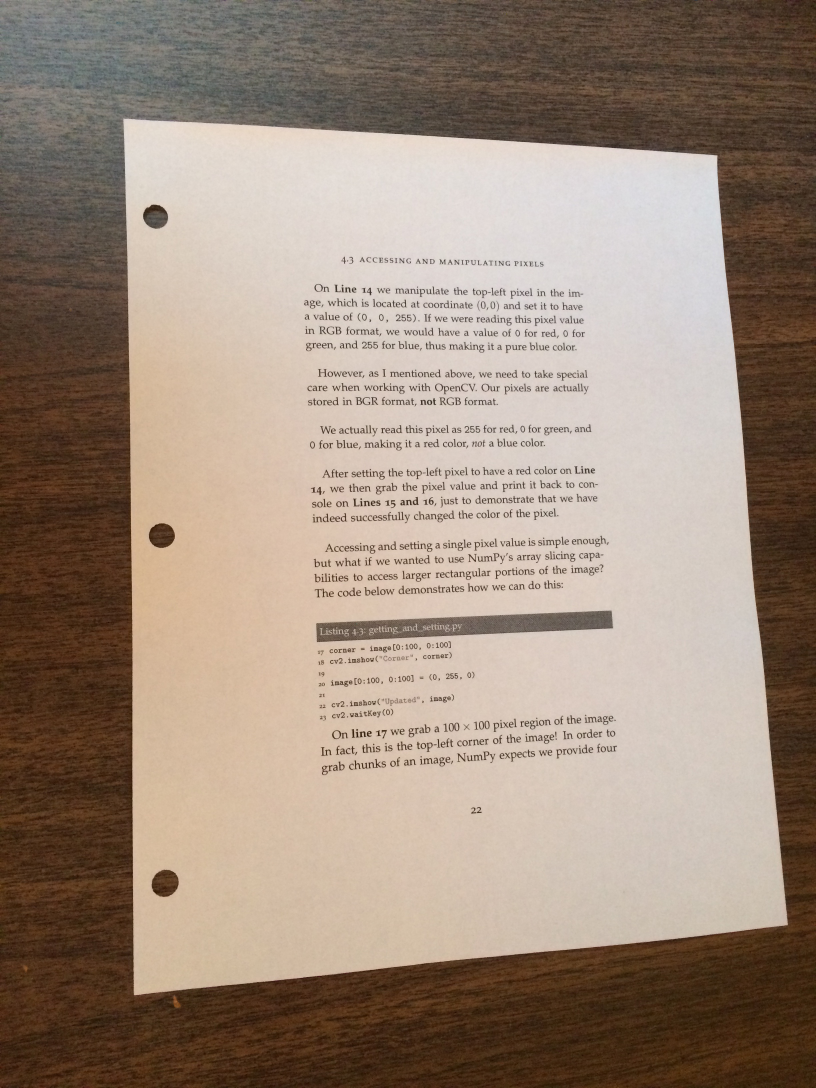
#> input picture images/page.jpg, 2448 x 3264 px (shown at 1/3 size); its folder holds only this picture in this run
$ python GUI.py   (older library calls are emulated)
#> lines starting #> are read from the running program, lines starting #| are printed output that depends on the picture; after the words box and inside, x2 and y2 are one past the last pixel; in counts of white or black regions, pixels touching at a corner belong together
### python/q4.py
import numpy as np

import skimage
import skimage.measure
import skimage.color
import skimage.restoration
import skimage.filters
import skimage.morphology
import skimage.segmentation

# takes a color image
# returns a list of bounding boxes and black_and_white image
def findLetters(image):
    bboxes = []
    bw = None
    # insert processing in here
    # one idea estimate noise -> denoise -> greyscale -> threshold -> morphology -> label -> skip small boxes
    # this can be 10 to 15 lines of code using skimage functions

    # denoise
    denoise = skimage.restoration.denoise_bilateral(image, multichannel=True)
    # greyscale
    grey = skimage.color.rgb2gray(denoise)
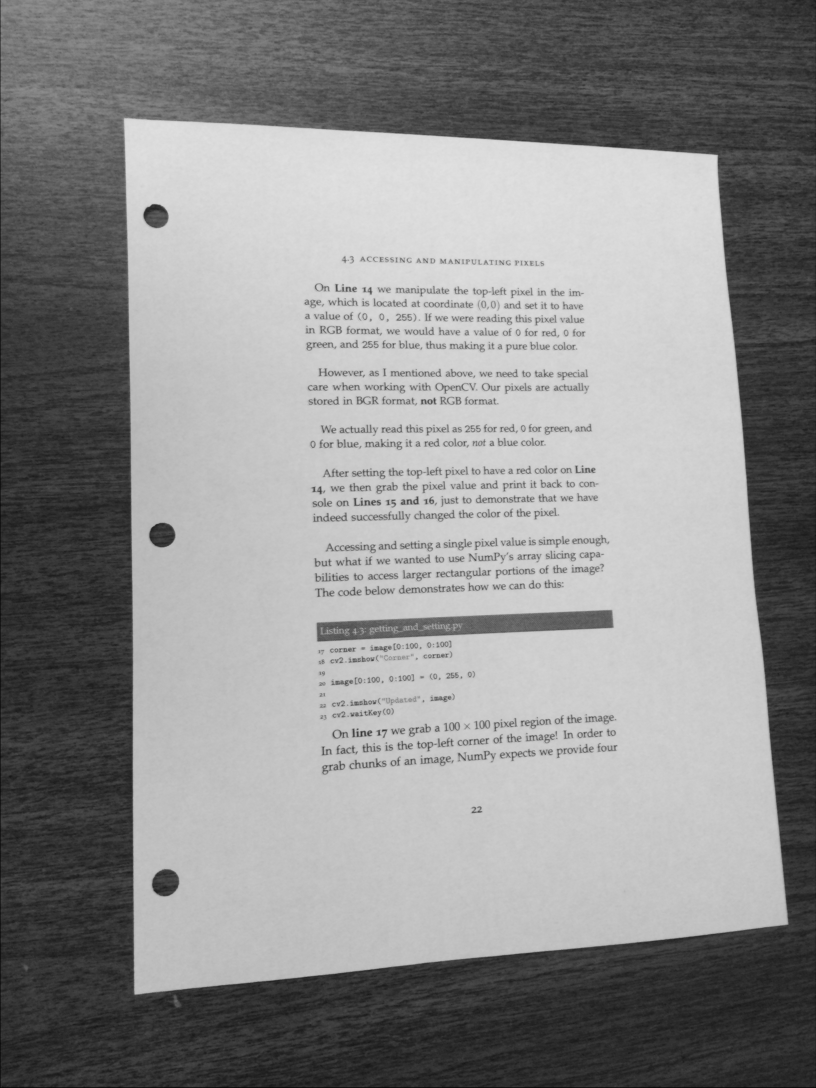
#> grey: shape (3264, 2448) float64 (shown at 1/3 size); min 0.00319, max 0.89, mean 0.554
    # threshold
    th = skimage.filters.threshold_otsu(grey)
#> th = 0.521
    # morphology
    opening = skimage.morphology.closing(grey < th, skimage.morphology.square(2))
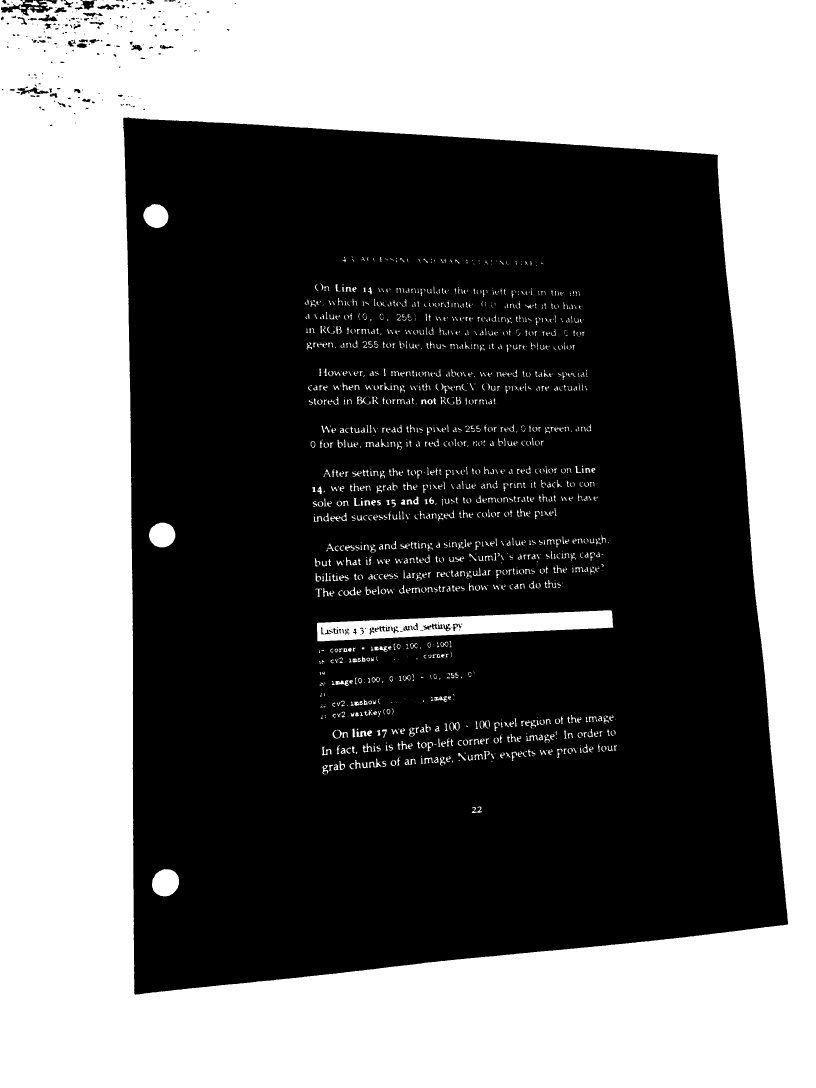
#> opening: shape (3264, 2448) bool (shown at 1/3 size); 43.8% white; 1595 white regions (445 under 20 px), largest, box (x1, y1, x2, y2) and area: (0, 0, 2448, 3264) 3362181, (951, 1831, 1840, 1924) 45167, (456, 2607, 537, 2689) 5192
    # remove artifacts connected to image border
    cleared = skimage.segmentation.clear_border(opening)
#> cleared: shape (3264, 2448) bool; 1.8% white; 1590 white regions (442 under 20 px)
    # label
    label = skimage.measure.label(cleared, connectivity=2)
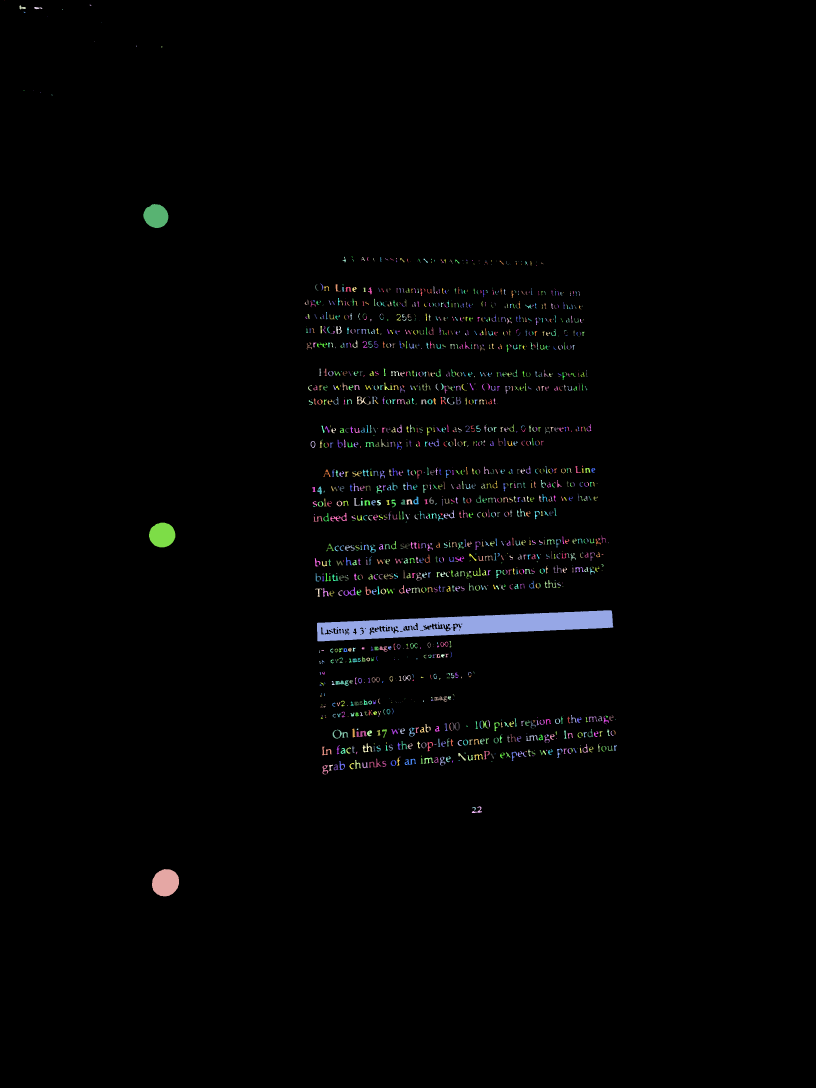
#> label: shape (3264, 2448) int32 (shown at 1/3 size); 1591 distinct labels, from 0 to 1590; one colour per label, 0 black
    # skip small boxes
    props = skimage.measure.regionprops(label)
#> props = 1590 regions; largest, box (x1, y1, x2, y2) and area: (951, 1831, 1840, 1924) 45167, (456, 2607, 537, 2689) 5192, (447, 1568, 526, 1642) 4588, (430, 612, 505, 684) 4120, (998, 2189, 1045, 2216) 377
    area = [x.area for x in props]
#> area = 1590 values, max 45167 at index 1271, min 1 at index 0, mean 88.37
    mean_area = sum(area) / len(area)
#> mean_area = 88.37
    bboxes = [x.bbox for x in props if x.area > mean_area / 2.1]
#> bboxes = 760 items, first 6: (16, 58, 28, 78), (21, 103, 28, 127), (612, 430, 684, 505), (770, 1027, 787, 1038), (774, 1201, 787, 1213), (776, 1271, 789, 1283)
    bw = 1.0 - cleared # character: 0.0, background: 1.0
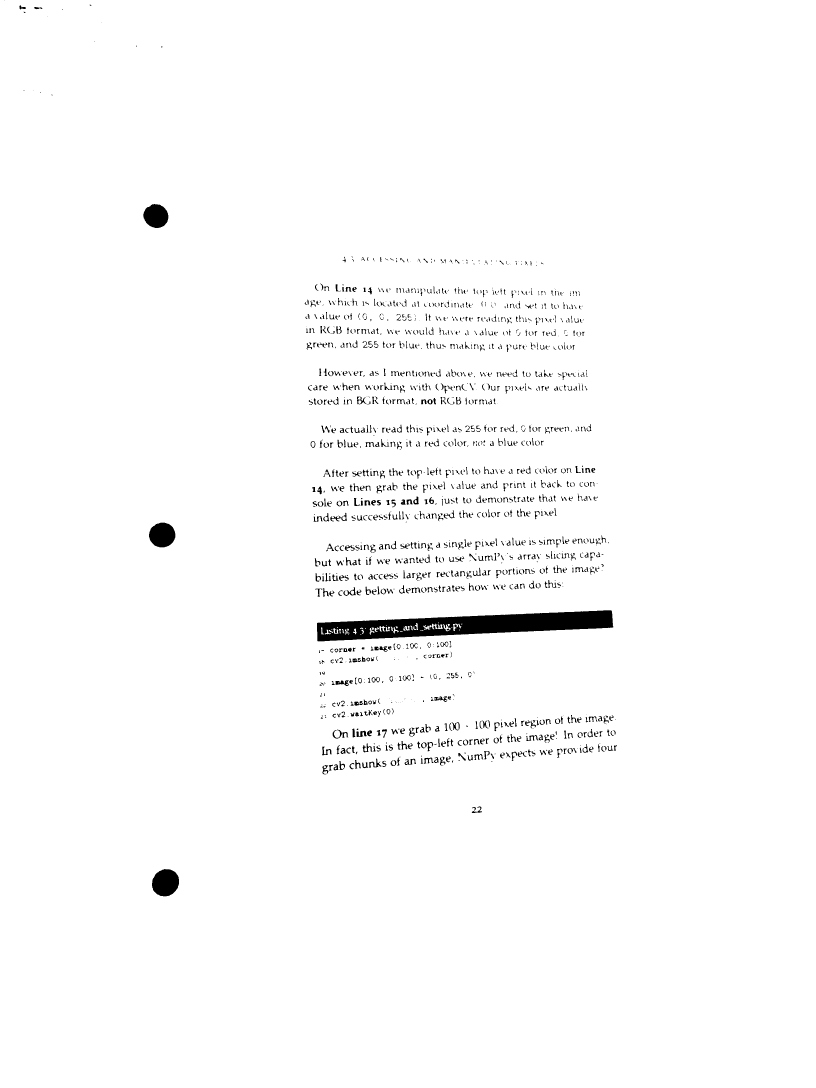
#> bw: shape (3264, 2448) float64 (shown at 1/3 size); values 0 (black) and 1 (white), 98.2% white; 1590 black regions (442 under 20 px), largest, box (x1, y1, x2, y2) and area: (951, 1831, 1840, 1924) 45167, (456, 2607, 537, 2689) 5192, (447, 1568, 526, 1642) 4588
    return bboxes, bw

### python/nn.py
import numpy as np
from util import *
# do not include any more libraries here!
# do not put any code outside of functions!

############################## Q 2.1 ##############################
# initialize b to 0 vector
# b should be a 1D array, not a 2D array with a singleton dimension
# we will do XW + b.
# X be [Examples, Dimensions]
# [11 lines left out: function initialize_weights, not called in this run]

############################## Q 2.2.1 ##############################
# x is a matrix
# a sigmoid activation function
def sigmoid(x):
    res = None

    ##########################
    ##### your code here #####
    ##########################
    res = 1 / (1 + np.exp(-x))
    return res

############################## Q 2.2.1 ##############################
def forward(X,params,name='',activation=sigmoid):
    """
    Do a forward pass

    Keyword arguments:
    X -- input vector [Examples x D]
    params -- a dictionary containing parameters
    name -- name of the layer
    activation -- the activation function (default is sigmoid)
    """
    pre_act, post_act = None, None
    # get the layer parameters
    W = params['W' + name]
    b = params['b' + name]


    ##########################
    ##### your code here #####
    ##########################
    pre_act = X @ W + b
    post_act = activation(pre_act)
    # store the pre-activation and post-activation values
    # these will be important in backprop
    params['cache_' + name] = (X, pre_act, post_act)

    return post_act

############################## Q 2.2.2  ##############################
# x is [examples,classes]
# softmax should be done for each row
def softmax(x):
    res = None

    ##########################
    ##### your code here #####
    ##########################
    c = np.amax(x, axis=1).reshape((x.shape[0], 1)) #(examples, 1)
    x = x - c
    exp = np.exp(x)
    exp_sum = np.sum(exp, axis=1).reshape((x.shape[0], 1))
    res = exp / exp_sum
    return res

############################## Q 2.2.3 ##############################
# compute total loss and accuracy
# y is size [examples,classes]
# probs is size [examples,classes]
# [11 lines left out: function compute_loss_and_acc, not called in this run]

############################## Q 2.3 ##############################
# we give this to you
# because you proved it
# it's a function of post_act
def sigmoid_deriv(post_act):
    res = post_act*(1.0-post_act)
    return res

# [45 lines left out: functions backwards, get_random_batches, not called in this run]

### data/GUI.py
import os
import numpy as np
import matplotlib.pyplot as plt
import matplotlib.patches
import matplotlib.widgets

import skimage
import skimage.measure
import skimage.color
import skimage.restoration
import skimage.io
import skimage.filters
import skimage.morphology
import skimage.segmentation

from nn import *
from q4 import *


class Index(object):
    ind = 0

    def next(self, event):
        self.ind += 1
        i = self.ind % len(freqs)
        ydata = np.sin(2*np.pi*freqs[i]*t)
        l.set_ydata(ydata)
        plt.draw()

    def prev(self, event):
        self.ind -= 1
        i = self.ind % len(freqs)
        ydata = np.sin(2*np.pi*freqs[i]*t)
        l.set_ydata(ydata)
        plt.draw()


# do not include any more libraries here!
# no opencv, no sklearn, etc!
import warnings
warnings.simplefilter(action='ignore', category=FutureWarning)
warnings.simplefilter(action='ignore', category=UserWarning)

for img in os.listdir('../images'):
    im1 = skimage.img_as_float(skimage.io.imread(os.path.join('../images',img)))
    bboxes, bw = findLetters(im1)

    plt.imshow(bw, cmap='gray')
    for bbox in bboxes:
        minr, minc, maxr, maxc = bbox
        rect = matplotlib.patches.Rectangle((minc, minr), maxc - minc, maxr - minr,
                                fill=False, edgecolor='red', linewidth=2)
        plt.gca().add_patch(rect)
#> this loop made 760 passes


    #################
    callback = Index()
    axnext = plt.axes([0.81, 0.05, 0.1, 0.075])
    bnext = matplotlib.widgets.Button(axnext, 'Apply')
    bnext.on_clicked(callback.next)
    rax = plt.axes([0.05, 0.4, 0.1, 0.15])
    labels = ["Bold", "Italic", "Underline"]
    check = matplotlib.widgets.CheckButtons(rax, labels)
    #################

    plt.show()
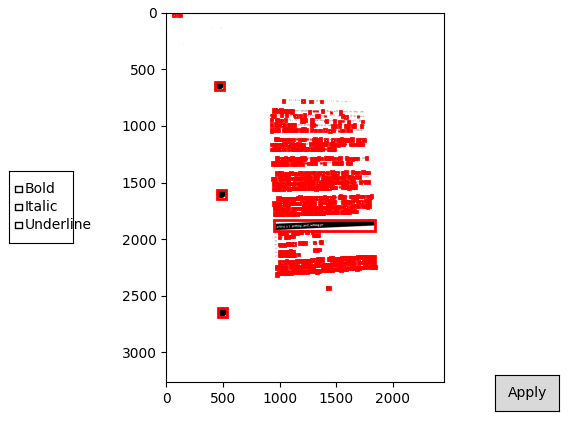
#> figure drawn by matplotlib, 2 panels
    # find the rows using..RANSAC, counting, clustering, etc.
    y_centers = [(bbox[2] + bbox[0]) / 2 for bbox in bboxes]
#> y_centers = 760 values, max 2648 at index 759, min 22 at index 0, mean 1569.4
    sorted_bboxes = [x for _, x in sorted(zip(y_centers, bboxes))]
#> sorted_bboxes has the same summary as bboxes in findLetters
    sorted(y_centers)
    current_y = (sorted_bboxes[0][0] + sorted_bboxes[0][2]) / 2
#> current_y = 22
    count = 1
    rows = []
    row = []
    for i in range(len(sorted_bboxes)):
        if abs(y_centers[i] - current_y) > 0.07 * im1.shape[0]:
            row = sorted(row, key=lambda x: x[1])
            rows.append(row)
            row = [sorted_bboxes[i]]
            count = 1
            current_y = y_centers[i]
        else:
            row.append(sorted_bboxes[i])
            count += 1
            current_y += (y_centers[i] - current_y) / count
#> this loop made 760 passes
#> (count, current_y) on pass 3: (1, 648)
#> (count, current_y) on passes 1, 2, 4, 5, 6, 7: (2, 22), (3, 22.83), (2, 713.2), (3, 735.7), (4, 747.4), (5, 754.8)
#> after the loop, count = 3; current_y = 2501.2; row = [(2421, 1416, 2432, 1428), (2419, 1415, 2439, 1446), (2607, 456, 2689, 537)]; rows = 4 items
    row = sorted(row, key=lambda x: x[1])
#> row = [(2607, 456, 2689, 537), (2419, 1415, 2439, 1446), (2421, 1416, 2432, 1428)]
    rows.append(row)
    # crop the bounding boxes
    # note.. before you flatten, transpose the image (that's how the dataset is!)
    # consider doing a square crop, and even using np.pad() to get your images looking more like the dataset
    chars = []
    for row in rows:
        char = []
        for bbox in row:
            y1, x1, y2, x2 = bbox
            crop = bw[y1:y2, x1:x2]
            H, W = crop.shape
            L = max(H, W) * 1.4
            h, w = int((L - H) / 2), int((L - W) / 2)
            crop = np.pad(crop, ((h, h), (w, w)), 'constant', constant_values=(1, 1))
            crop = skimage.morphology.erosion(crop, skimage.morphology.square(5))
            crop = skimage.exposure.adjust_gamma(crop, 5)

            #plt.figure()
            #plt.imshow(crop, cmap='gray')
            #plt.show()

            crop = skimage.transform.resize(crop, (32, 32)).T.flatten()
            char.append(crop)
        char = np.stack(char, axis=0)
        chars.append(char)
#> this loop made 5 passes
#> row on pass 1: [(16, 58, 28, 78), (21, 103, 28, 127)]
#> pass 3, `char = np.stack(char, axis=0)`:
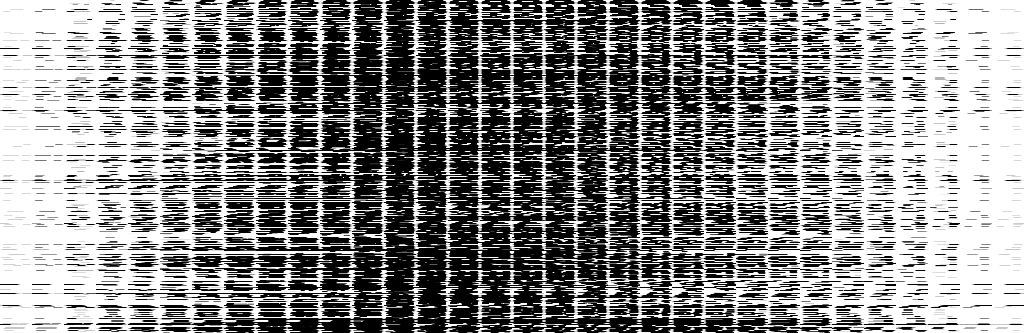
#> char: shape (333, 1024) float64; min 0, max 1, mean 0.542
#> after the loop, chars = 5 items

    # load the weights
    # run the crops through your neural network and print them out
    import pickle
    import string
    letters = np.array([_ for _ in string.ascii_uppercase[:26]] + [str(_) for _ in range(10)])
    params = pickle.load(open('q3_weights.pickle','rb'))
#> (reads python/q3_weights.pickle from the repository)

    # ground truth
    if img == '01_list.jpg':
        chars_true = ["TODOLIST", "1MAKEATODOLIST", "2CHECKOFFTHEFIRST", "THINGONTODOLIST",
                      "3REALIZEYOUHAVEALREADY", "COMPLETED2THINGS", "4REWARDYOURSELFWITH", "ANAP"]
    elif img == '02_letters.jpg':
        chars_true = ["ABCDEFG", "HIJKLMN", "OPQRSTU", "VWXYZ", "1234567890"]
    elif img == '03_haiku.jpg':
        chars_true = ["HAIKUSAREEASY", "BUTSOMETIMESTHEYDONTMAKESENSE", "REFRIGERATOR"]
    elif img == '04_deep.jpg':
        chars_true = ["DEEPLEARNING", "DEEPERLEARNING", "DEEPESTLEARNING"]

    # predict
    acc, count = 0, 0
    for i, char in enumerate(chars):
        h1 = forward(char, params, 'layer1')
        probs = forward(h1, params, 'output', softmax)
        y_pred = np.argmax(probs, axis=1)
        char_pred = letters[y_pred]
#> (the run stopped early here; a loop or call above may not have finished)
